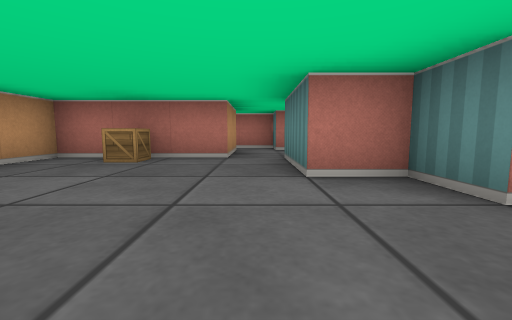
View 1 (above)

13 first-person views from a walk through a cub3D maze. The camera is about half as high as the walls, tilts 6° down and sees 90° across. The floor is counted in squares. Each view is taken from the middle of a square. On the plan, view 1 faces up. The plan holds only what a view shows up to about 9 squares ahead; the rest is blank.

View 2
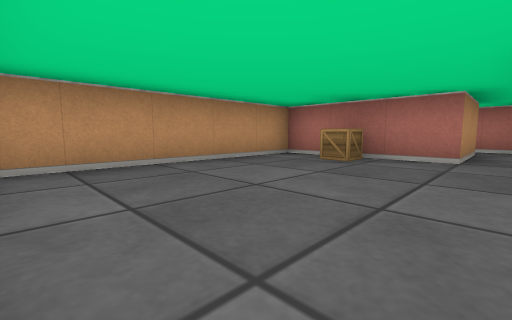

View 3
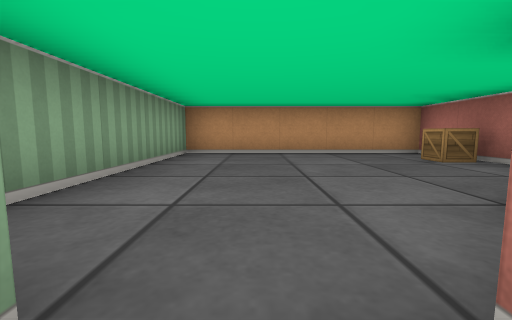

View 4
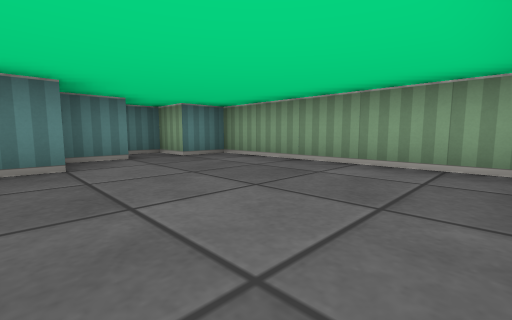

View 5
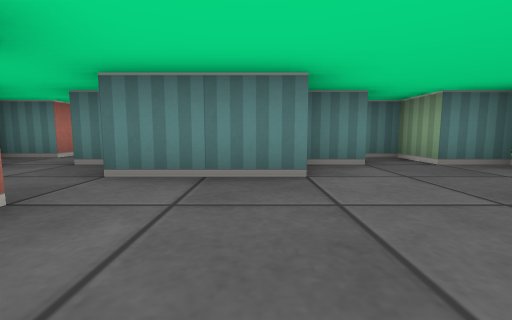

View 6
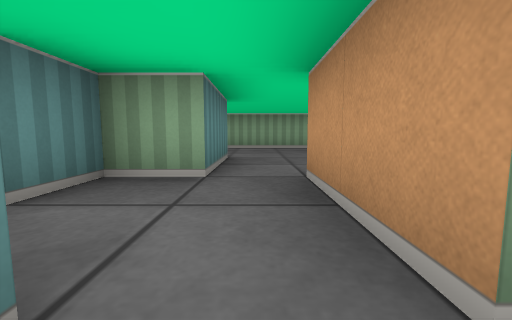

View 7
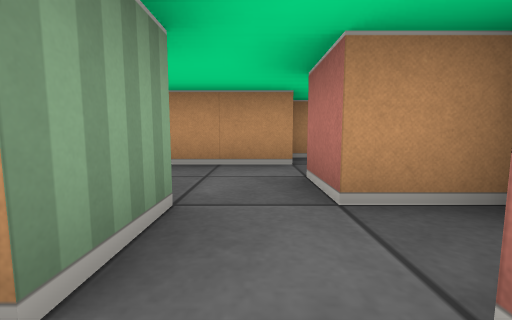

View 8
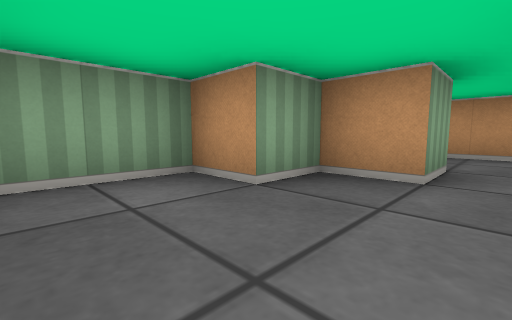

View 9
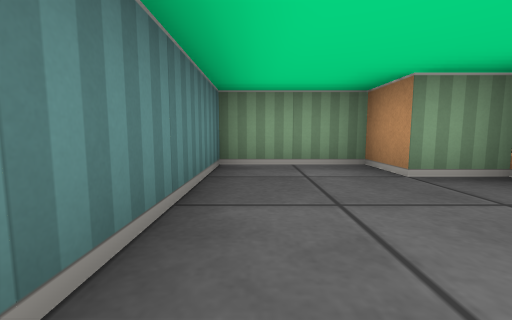

View 10
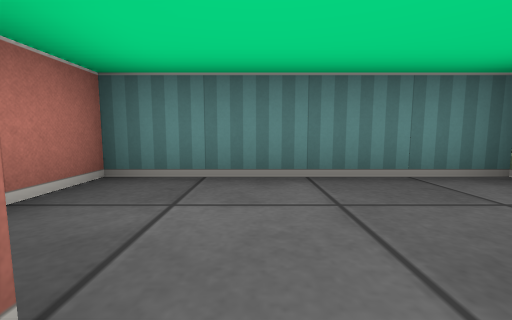

View 11
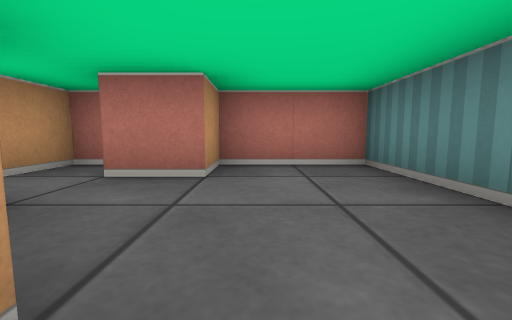

View 12
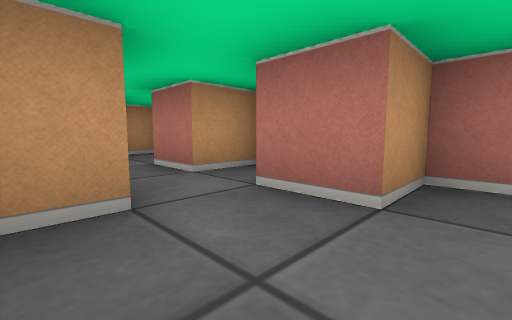

View 13
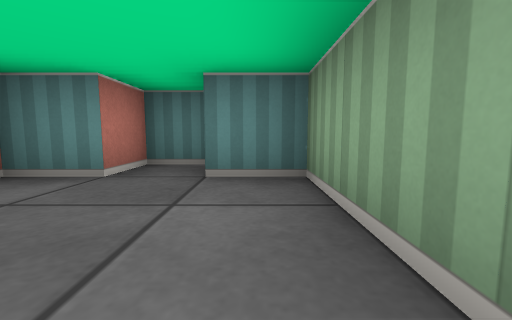

### Floor plan
Points are (right, up) in squares from view 1. A wall is a line through its corners. A room is listed if a view was taken in it or the views show most of it. See-through windows are left out.
Room 1 (views 1, 2, 3, 4, 5, 13)
walls: (-0.5, 4.5) (-3.5, 4.5) (-3.5, -0.5) (1.5, -0.5) (1.5, 0.5) (2.5, 0.5) (2.5, 1.5) (1.5, 1.5) (1.5, 2.5) (0.5, 2.5) (0.5, 4.5)
ways out: opening at (0, 5) to room 2
objects: crate (-2, 4)
Room 2 (view 6)
walls: (-0.5, 6.6) (-0.5, 4.5); (0.5, 4.5) (1.5, 4.5) (1.5, 5.5); (1.5, 6.5) (0.5, 6.5) (0.5, 7.5) (-0.6, 7.5); (-1.5, 7.4) (-1.5, 6.6)
ways out: opening at (0, 5) to room 1; opening at (1, 6) to room 3
Room 3 (views 7, 8, 9, 10, 11, 12)
walls: (2, 7.5) (1.5, 7.5) (1.5, 6.5); (1.5, 5.5) (2.5, 5.5) (2.5, 4.5) (3.5, 4.5) (3.5, 3.5) (5.5, 3.5) (5.5, 7.5) (3.5, 7.5) (3.5, 6.5) (2.5, 6.5) (2.5, 7.5)
ways out: opening at (1, 6) to room 2

Where each view was taken, in squares from view 1:
view 1: 0 up, 0 right, facing up
view 2: 0 up, 0 right, facing up-left
view 3: 1 up, 2 right, facing left
view 4: 3 up, 3 left, facing down-right
view 5: 3 up, 2 left, facing right
view 6: 7 up, 0 right, facing down
view 7: 6 up, 3 right, facing left
view 8: 6 up, 5 right, facing down-left
view 9: 7 up, 5 right, facing down
view 10: 6 up, 3 right, facing right
view 11: 4 up, 4 right, facing up
view 12: 5 up, 4 right, facing up-left
view 13: 0 up, 1 left, facing right
